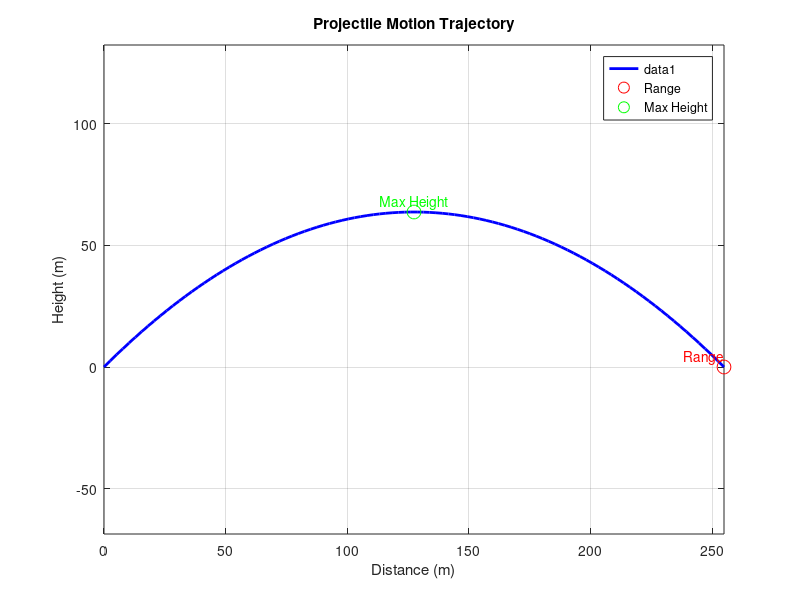

This chart was generated by the following MATLAB code: (Note: this script raises an error after producing the figure.)
% Projectile Motion Simulation

% Clear workspace and figures
clear; clc; close all;

% Constants
g = 9.81; % Gravitational acceleration (m/s^2)

% Inputs
initial_velocity = 50; % Initial velocity (m/s)
launch_angle = 45; % Launch angle (degrees)

% Convert angle to radians
theta = deg2rad(launch_angle);

% Calculate time of flight
t_flight = (2 * initial_velocity * sin(theta)) / g;

% Time vector
t = linspace(0, t_flight, 100);

% Calculate projectile motion equations
x = initial_velocity * cos(theta) * t; % Horizontal position
y = initial_velocity * sin(theta) * t - 0.5 * g * t.^2; % Vertical position

% Calculate range and maximum height
range = initial_velocity^2 * sin(2*theta) / g; % Range
max_height = (initial_velocity^2 * sin(theta)^2) / (2 * g); % Maximum height

% Plotting the trajectory
figure;
plot(x, y, 'b-', 'LineWidth', 2);
hold on;

% Mark the range and maximum height
plot(range, 0, 'ro', 'MarkerSize', 10, 'DisplayName', 'Range');
plot(range / 2, max_height, 'go', 'MarkerSize', 10, 'DisplayName', 'Max Height');

% Annotations
text(range, 1, 'Range', 'VerticalAlignment', 'bottom', 'HorizontalAlignment', 'right', 'Color', 'r');
text(range / 2, max_height + 1, 'Max Height', 'VerticalAlignment', 'bottom', 'HorizontalAlignment', 'center', 'Color', 'g');

% Labels and title
xlabel('Distance (m)');
ylabel('Height (m)');
title('Projectile Motion Trajectory');
grid on;
axis equal;
legend show;

% Display results
disp(['Range: ', num2str(range), ' m']);
disp(['Maximum Height: ', num2str(max_height), ' m']);
s